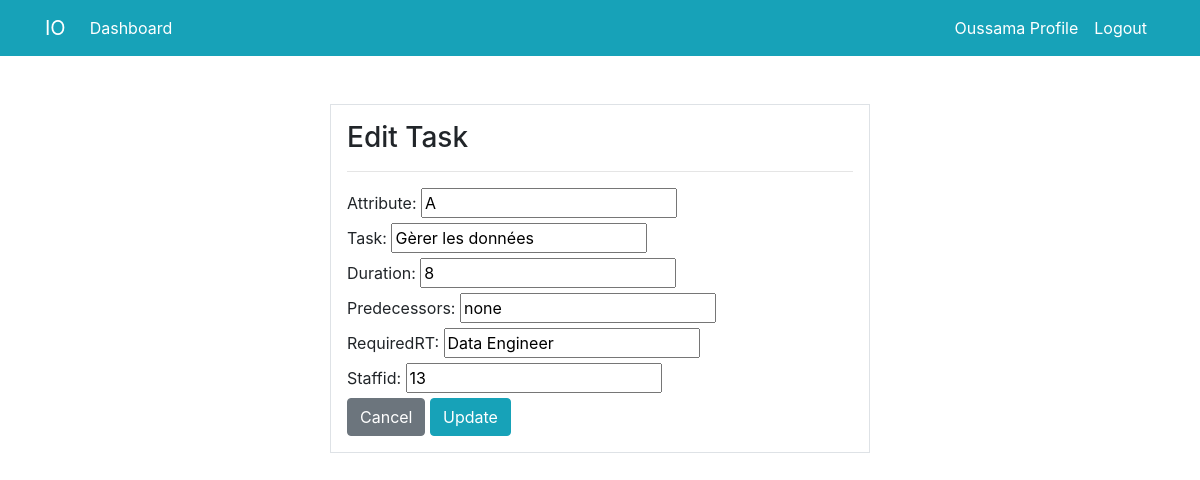
/rooms/tasks/update/13/ (signed in), run on the app's committed database.
### Dashboard/models.py (models this page shows, shortened)
class task(models.Model):
    Attribute=models.CharField(max_length=100,null=True)
    Task=models.CharField(max_length=100,null=True)
    Duration=models.PositiveIntegerField(null=True)
    Predecessors=models.CharField(max_length=100,null=True)
    EarliestST=models.PositiveIntegerField(null=True)
    LatestST=models.PositiveIntegerField(null=True)
    tfloat=models.PositiveIntegerField(null=True)
    ffloat=models.PositiveIntegerField(null=True)
    RequiredRT=models.CharField(max_length=100,null=True)
    EstimatedEf=models.PositiveIntegerField(null=True)
    Staffid=models.PositiveIntegerField(null=True)
    Progress=models.CharField(max_length=50,choices=PROG,default='Not Started')

### Dashboard/views.py (the view)
# urls.py: path('tasks/update/<int:pk>/', views.task_update, name='Dashboard-tasks-update'),
@login_required(login_url='user-login')
def task_update(request,pk):
    item=task.objects.get(id=pk)
    if request.method=='POST':
        form=taskform(request.POST, instance=item)
        if form.is_valid():
            form.save()
            return redirect('Dashboard-tasks')
    else:
        form=taskform(instance=item)
    context={
        'form':form,
    }
    return render(request,'Dashboard/task_update.html',context)

### Dashboard/forms.py
class taskform(forms.ModelForm):
    class Meta:
        model = task
        fields = ['Attribute', 'Task', 'Duration', 'Predecessors', 'RequiredRT', 'Staffid']

### templates/Dashboard/task_update.html (shortened to what this page needs)
{% extends "partials/base.html" %}
{% block content%}
<div class="container">
    <div class="row mt-5">
        <div class="col-md-6 offset-md-3">
            <div class="border bg-white p-3">
                <h3>Edit Task</h3>
                <hr>
                <form method="POST">
                    {{ form }}
                    <a class="btn btn-secondary" href="{% url 'Dashboard-tasks' %}">Cancel</a>
                    <input class="btn btn-info" type="submit" value="Update">
                </form>
            </div>
        </div>
    </div>
</div>
{% endblock %}

### templates/partials/nav.html (shortened to what this page needs)
<body>
    <nav class="navbar navbar-expand-lg navbar-info bg-info">
        {% if user.is_authenticated %}
        <div class="container">
            <a class="navbar-brand text-white" href="{% url "Dashboard-index" %}">IO</a>
            <div class="collapse navbar-collapse" id="navbarSupportedContent">
                <ul class="navbar-nav mr-auto">
                    <li class="nav-item active">
                        <a class="nav-link text-white" href="{% url "Dashboard-index" %}">Dashboard </a>
                    </li>
                </ul>
                <ul class="navbar-nav ml-auto">
                    <li class="nav-item active">
                        <a class="nav-link text-white" href="{% url "user-profile" %}">{{ user.username}} Profile </a>
                    </li>
                    <li class="nav-item">
                        <a class="nav-link text-white" href="{% url "user-logout" %}">Logout</a>
                    </li>
                </ul>
                {% endif %}
            </div>
        </div>
    </nav>

### data on the page
task: Attribute "A", Task "Gèrer les données", Duration "8", Predecessors "none", RequiredRT "Data Engineer", Staffid "13"

### other printed values
{{ user.username }} "Oussama"
